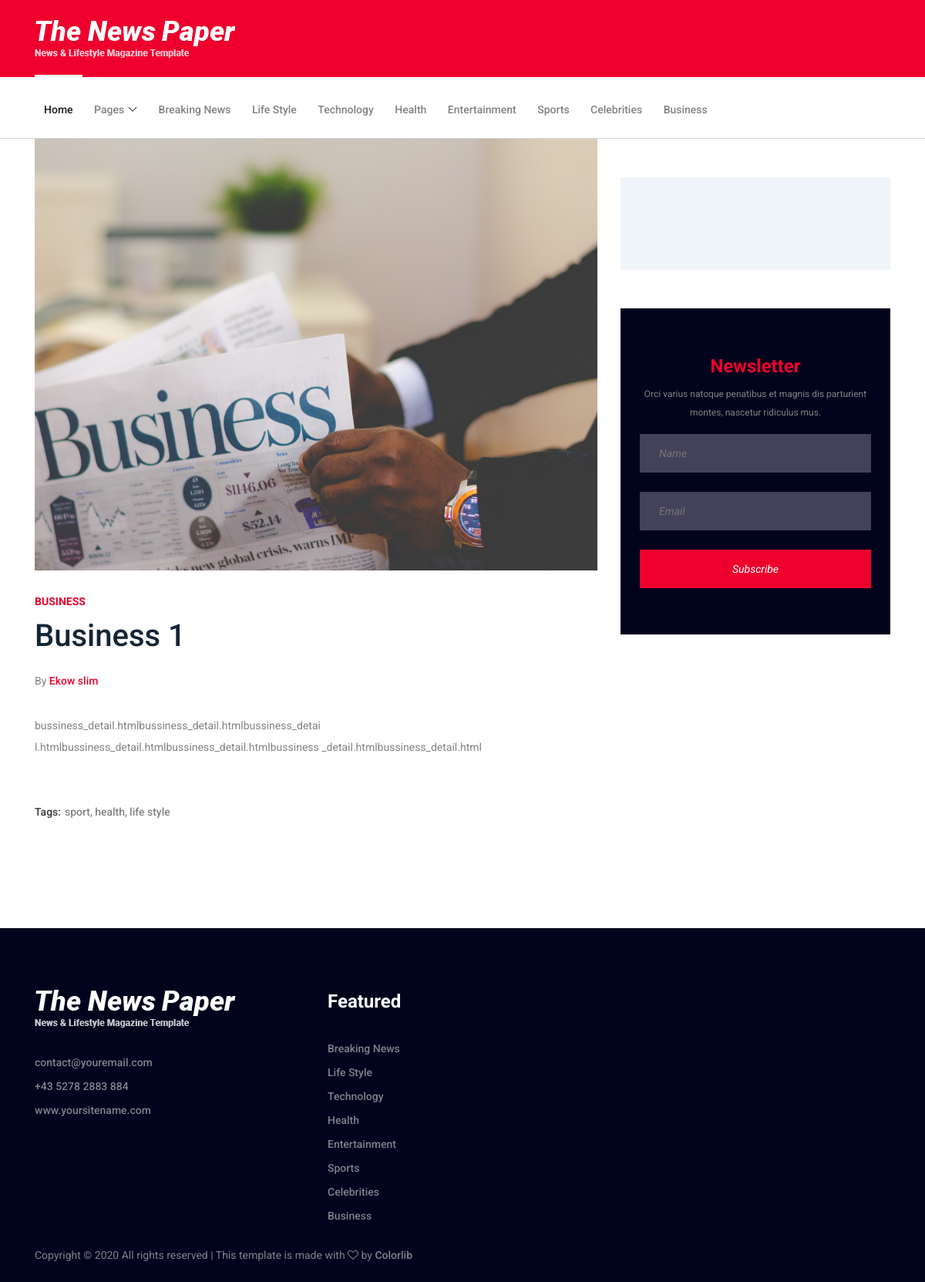
Screenshot of /business/10/ with the database file from the repository.
### news/models.py (models this page shows, shortened)
class Business(models.Model):
    publisher = models.CharField(max_length=40)
    post_banner = models.FileField(upload_to="pics", blank=True)
    title = models.CharField(max_length=200)
    description = models.TextField()
    images = models.FileField(upload_to="pics", blank=True)
    category = models.CharField(
        max_length=50, choices=categories, default="Business")
    date = models.DateField(auto_now_add=True)
    time = models.TimeField(auto_now_add=True)
    is_popular = models.BooleanField(blank=True, default=False)

### news/views.py (the view)
# urls.py: path('business/<int:pk>/', views.BusinessDetail.as_view(), name="business"),
class BusinessDetail(generic.DetailView):
    model = Business
    template_name = 'businessDetail.html'

### templates/businessDetail.html (shortened to what this page needs)
{% extends 'base.html' %} {% load static %}{% static "img" as baseUrl %}
{%block content %}
<body>
  <div class="blog-area section-padding-0-80">
    <div class="container">
      <div class="row">
        <div class="col-12 col-lg-8">
          <div class="blog-posts-area">
            <div class="single-blog-post featured-post single-post">
              <div class="post-thumb">
                {% if business.post_banner %}
                <a href=""
                  ><img
                    style="
                      height: 70vh !important;
                      object-fit: cover;
                      width: 100%;
                    "
                    src="{{business.post_banner.url}}"
                    alt="{{business.category}}"
                /></a>
                {% endif %}
              </div>
              <div class="post-data">
                <a href="{% url 'business' business.pk %}" class="post-catagory">
                  {{business.category}}
                </a>
                <a href="{% url 'business' business.pk %}" class="post-title">
                  <h6>{{business.title}}</h6>
                </a>
                <div class="post-meta">
                  <p class="post-author">
                    By
                    <a href="{% url 'business' business.pk %}"
                      >{{business.publisher}}</a
                    >
                  </p>
                  <p>{{business.description}}</p>
                  <div
                    class="newspaper-post-like d-flex align-items-center justify-content-between"
                  >
                    <div class="newspaper-tags d-flex">
                      <span>Tags:</span>
                      <ul class="d-flex">
                        <li><a href="{% url 'sports' %}">sport,</a></li>
                        <li><a href="{% url 'health' %}">health,</a></li>
                        <li><a href="{% url 'lifeStyle' %}">life style</a></li>
                      </ul>
                    </div>
                  </div>
                </div>
              </div>
            </div>
          </div>
        </div>
        <div class="col-12 col-lg-4">
          <div class="blog-sidebar-area">
            <div class="popular-news-widget mb-50">
            </div>
            <div class="newsletter-widget mb-50">
              <h4>Newsletter</h4>
              <p>
                Orci varius natoque penatibus et magnis dis parturient montes,
                nascetur ridiculus mus.
              </p>
              <form action="#" method="post">
                <input type="text" name="text" placeholder="Name" />
                <input type="email" name="email" placeholder="Email" />
                <button type="submit" class="btn w-100">Subscribe</button>
              </form>
            </div>
          </div>
        </div>
      </div>
    </div>
  </div>
</body>
{% endblock %}

### templates/base.html (shortened to what this page needs)
{% load static %}
<!DOCTYPE html>
<html lang="en">
  <head>
    <link
      rel="stylesheet"
      href="https://cdnjs.cloudflare.com/ajax/libs/font-awesome/5.14.0/css/all.min.css"
    />
    <link rel="stylesheet" href="{% static 'style.css' %}" />
  </head>
  <body>
    <header class="header-area">
      <div class="top-header-area">
        <div class="container">
          <div class="row">
            <div class="col-12">
              <div
                class="top-header-content d-flex align-items-center justify-content-between"
              >
                <div class="logo">
                  <a href="index.html"
                    ><img src="{% static 'img/core-img/logo.png' %}" alt=""
                  /></a>
                </div>
              </div>
            </div>
          </div>
        </div>
      </div>
      <div class="newspaper-main-menu" id="stickyMenu">
        <div class="classy-nav-container breakpoint-off">
          <div class="container">
            <nav
              class="classy-navbar justify-content-between"
              id="newspaperNav"
            >
              <div class="classy-menu">
                <div class="classynav">
                  <ul>
                    <li class="active"><a href="{% url 'home' %}">Home</a></li>
                    <li>
                      <a href="#">Pages</a>
                    </li>
                    <li><a href="{% url 'breaking_news' %}">Breaking News</a></li>
                    <li><a href="{% url 'lifeStyle' %}">Life Style</a></li>
                    <li><a href="{% url 'technology' %}">Technology</a></li>
                    <li><a href="{% url 'health' %}">Health</a></li>
                    <li><a href="{% url 'news_deatil' %}">Entertainment</a></li>
                    <li><a href="{% url 'sports' %}">Sports</a></li>
                    <li><a href="{% url 'celebs' %}">Celebrities</a></li>
                    <li><a href="{% url 'business' %}">Business</a></li>
                  </ul>
                </div>
              </div>
            </nav>
          </div>
        </div>
      </div>
    </header>
    {% block content %} {% endblock %}
    <footer class="footer-area">
      <div class="main-footer-area">
        <div class="container">
          <div class="row">
            <div class="col-12 col-sm-6 col-lg-4">
              <div class="footer-widget-area mt-80">
                <div class="footer-logo">
                  <a href="{% url 'home' %} "
                    ><img src="{% static 'img/core-img/logo.png' %}" alt=""
                  /></a>
                </div>
                <ul class="list">
                  <li>
                    <a href="mailto:contact@youremail.com"
                      >contact@youremail.com</a
                    >
                  </li>
                  <li><a href="tel:+4352782883884">+43 5278 2883 884</a></li>
                  <li>
                    <a href="http://yoursitename.com">www.yoursitename.com</a>
                  </li>
                </ul>
              </div>
            </div>
            <div class="col-12 col-sm-4 col-lg-2">
              <div class="footer-widget-area mt-80">
                <h4 class="widget-title">Featured</h4>
                <ul class="list">
                 <li><a href="{% url 'breaking_news' %}">Breaking News</a></li>
                    <li><a href="{% url 'lifeStyle' %}">Life Style</a></li>
                    <li><a href="{% url 'technology' %}">Technology</a></li>
                    <li><a href="{% url 'health' %}">Health</a></li>
                    <li><a href="{% url 'news_deatil' %}">Entertainment</a></li>
                    <li><a href="{% url 'sports' %}">Sports</a></li>
                    <li><a href="{% url 'celebs' %}">Celebrities</a></li>
                    <li><a href="{% url 'business' %}">Business</a></li>
                </ul>
              </div>
            </div>
          </div>
        </div>
      </div>
      <div class="bottom-footer-area">
        <div class="container h-100">
          <div class="row h-100 align-items-center">
            <div class="col-12">
              <p>
                Copyright &copy;
                All rights reserved | This template is made with
                <i class="fa fa-heart-o" aria-hidden="true"></i> by
                <a href="https://colorlib.com" target="_blank">Colorlib</a>
              </p>
            </div>
          </div>
        </div>
      </div>
    </footer>
  </body>
</html>

### rows the page displays
Business: post_banner (picture), category "BUSINESS", title "Business 1", publisher "Ekow slim", description "bussiness_detail.htmlbussiness_detail.htmlbussiness_detai l.htmlbussiness_detail.htmlbussiness_detail.htmlbussiness _detail.htmlbussiness_detail.html"
